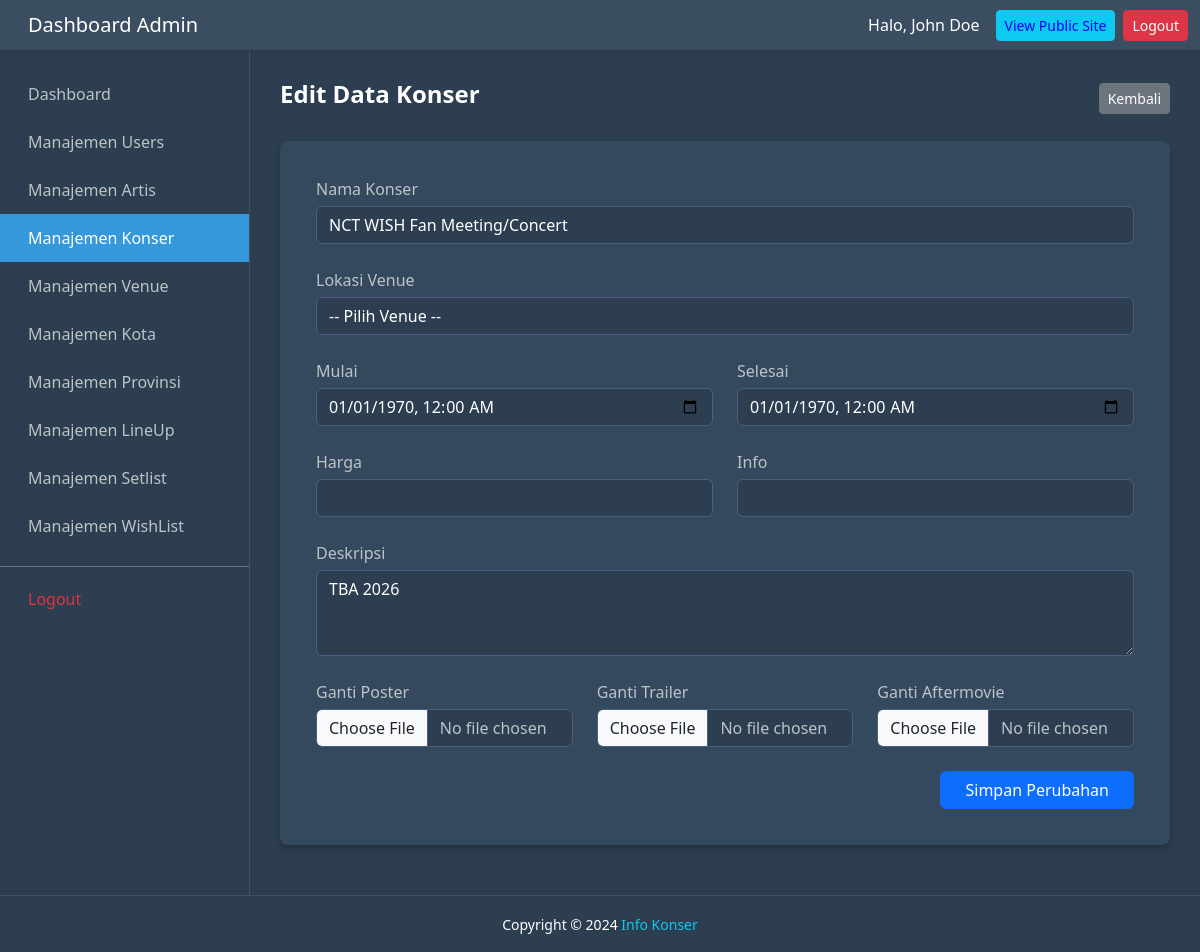
/halamanAdmin/dashboard/html/konser/editKonser.php?id=K20, run on an earlier commit of the app's database.
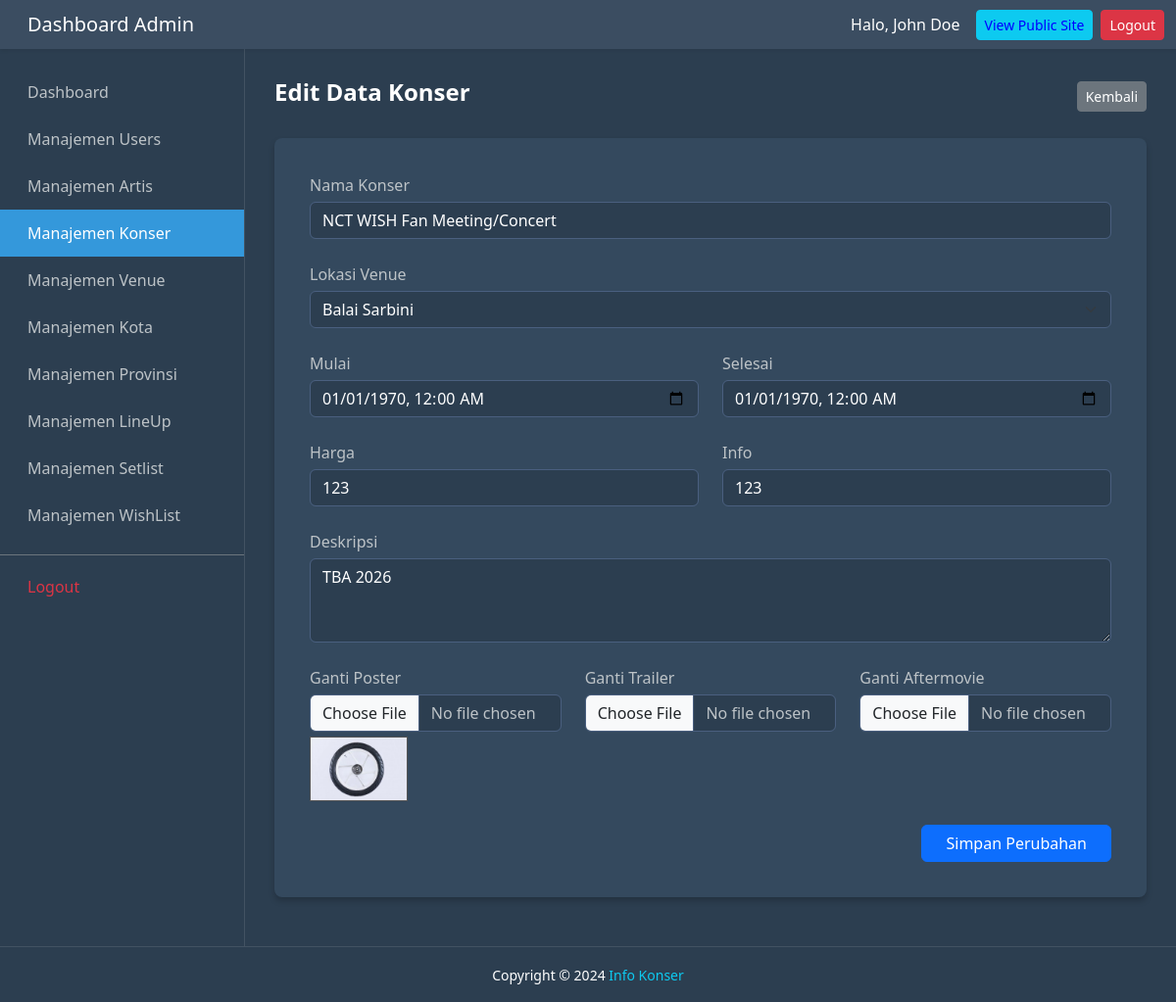
And on a later commit of the database.
### tables this page shows
CREATE TABLE `konser` (
  `id_konser` varchar(10) NOT NULL,
  `nama_konser` varchar(255) NOT NULL,
  `id_venue` varchar(10) DEFAULT NULL,
  `tanggal_mulai` datetime DEFAULT NULL,
  `tanggal_selesai` datetime DEFAULT NULL,
  `deskripsi` text,
  `harga_tiket_mulai` int DEFAULT NULL,
  `info_harga_tiket` varchar(255) DEFAULT NULL,
  `poster_konser` varchar(255) DEFAULT NULL,
  `video_trailer` varchar(255) DEFAULT NULL COMMENT 'Path file video atau URL YouTube/Vimeo untuk trailer konser',
  `video_aftermovie` varchar(255) DEFAULT NULL COMMENT 'Path file video atau URL YouTube/Vimeo untuk aftermovie konser',
  `status_konser` enum('upcoming','ongoing','completed','cancelled') DEFAULT 'upcoming' COMMENT 'Status konser: upcoming=akan datang, ongoing=sedang berlangsung, completed=selesai, cancelled=dibatalkan'
);

### halamanAdmin/dashboard/html/konser/editKonser.php (the view, shortened to what this page needs)
<?php
$id = mysqli_real_escape_string($koneksi, $_GET['id']);
$query = mysqli_query($koneksi, "SELECT * FROM konser WHERE id_konser = '$id'");
$data  = mysqli_fetch_assoc($query);
?>
<!DOCTYPE html>
<html lang="id">
<head>
    <link href="https://cdn.jsdelivr.net/npm/bootstrap@5.3.2/dist/css/bootstrap.min.css" rel="stylesheet">
    <link rel="stylesheet" href="../../css/styles.css">
</head>
<body>
    <?php include '../header.php'; ?>
    <div class="d-flex-wrapper">
        <?php include '../sideBar.php'; ?>
        <div class="main-content">
            <div class="d-flex justify-content-between align-items-center mb-4">
                <h4 class="fw-bold text-white">Edit Data Konser</h4>
                <a href="manajemenKonser.php" class="btn btn-secondary btn-sm">Kembali</a>
            </div>
            <div class="card stats-card border-0">
                <div class="card-body">
                    <form action="" method="POST" enctype="multipart/form-data">
                        <div class="row g-4">
                            <div class="col-12"><label>Nama Konser</label><input type="text" class="form-control" name="nama_konser" value="<?= htmlspecialchars($data['nama_konser']) ?>" required></div>
                            <div class="col-12">
                                <label>Lokasi Venue</label>
                                <select class="form-select" name="id_venue" required>
                                    <option value="">-- Pilih Venue --</option>
                                    <?php
                                    $vQ = mysqli_query($koneksi, "SELECT id_venue, nama_venue FROM venue ORDER BY nama_venue ASC");
                                    while($v = mysqli_fetch_assoc($vQ)){
                                        $sel = ($v['id_venue'] == $data['id_venue']) ? 'selected' : '';
                                        echo "<option value='".$v['id_venue']."' $sel>".$v['nama_venue']."</option>";
                                    }
                                    ?>
                                </select>
                            </div>
                            <div class="col-md-6"><label>Mulai</label><input type="datetime-local" class="form-control" name="tanggal_mulai" value="<?= date('Y-m-d\TH:i', strtotime($data['tanggal_mulai'])) ?>" required></div>
                            <div class="col-md-6"><label>Selesai</label><input type="datetime-local" class="form-control" name="tanggal_selesai" value="<?= date('Y-m-d\TH:i', strtotime($data['tanggal_selesai'])) ?>" required></div>
                            <div class="col-md-6"><label>Harga</label><input type="number" class="form-control" name="harga_tiket" value="<?= $data['harga_tiket_mulai'] ?>" required></div>
                            <div class="col-md-6"><label>Info</label><input type="text" class="form-control" name="info_harga" value="<?= htmlspecialchars($data['info_harga_tiket']) ?>"></div>
                            <div class="col-12"><label>Deskripsi</label><textarea class="form-control" name="deskripsi" rows="3"><?= htmlspecialchars($data['deskripsi']) ?></textarea></div>
                            <div class="col-md-4"><label>Ganti Poster</label><input type="file" class="form-control" name="poster"> <?php if($data['poster_konser']) echo "<img src='../../../../uploads/posterPict/{$data['poster_konser']}' class='img-preview'>"; ?></div>
                            <div class="col-md-4"><label>Ganti Trailer</label><input type="file" class="form-control" name="video_trailer"></div>
                            <div class="col-md-4"><label>Ganti Aftermovie</label><input type="file" class="form-control" name="video_aftermovie"></div>
                            <div class="col-12 text-end mt-4"><button type="submit" name="update" class="btn btn-primary px-4">Simpan Perubahan</button></div>
                        </div>
                    </form>
                </div>
            </div>
        </div>
    </div>
    <?php include '../footer.php'; ?>
</body>
</html>

What changed in the data, as far as the page shows it:
changed konser "NCT WISH Fan Meeting/Concert": harga_tiket (not shown) → "123"; info_harga (not shown) → "123"; poster_konser: picture added
Also different on the page:
form field id_venue: "-- Pilih Venue --" → "Balai Sarbini"
